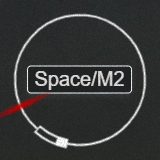
#> input picture assets/skillcheck3.png, 160 x 160 px, found by its file name
$ python _get_greatzone.py
#> lines starting #> are read from the running program, lines starting #| are printed output that depends on the picture; after the words box and inside, x2 and y2 are one past the last pixel; in counts of white or black regions, pixels touching at a corner belong together
#> further down, image is the input picture: shape (160, 160, 3); mean B, G, R 54.7, 55.2, 54.4
#> `image_hsv = cv2.cvtColor(image, cv2.COLOR_BGR2HSV)`: image_hsv: shape (160, 160, 3); mean H, S, V 77.8, 17.6, 56.8
### skillcheck/cvision/_get_angle.py
from math import sin, cos, radians, floor


def get_angle(img, min_radius=50, max_radius=80):
    """Get element position expressed as angular distance from the top of the skillcheck circle"""
    img_height, img_width = img.shape[:2]
    center_x = int(floor(img_width / 2))
    center_y = int(floor(img_height / 2))
    shortest = min([center_x, center_y]) - 1
    min_radius = min_radius if 1 < min_radius < shortest else 60
    max_radius = max_radius if 1 < max_radius < shortest else 65
    for angle in range(0, 360):
        for radius in range(min_radius, max_radius+1):
            x = int(radius * cos(radians(angle - 90)) + center_x)
            y = int(radius * sin(radians(angle - 90)) + center_y)
            (value) = img[y, x]
            if value > 0:
                return angle

### skillcheck/cvision/_get_greatzone.py
import logging as log

import cv2
import numpy as np

from cvision import get_angle


def get_greatzone_img(img):
    """Filter skillcheck success zone from skillcheck image"""
    new = img
    low_hsv = [0, 0, 255]
    high_hsv = [0, 0, 255]
    blur = 8
    thres = 10
    erode = 3

    new = cv2.inRange(new, np.array(low_hsv), np.array(high_hsv))
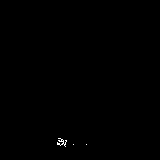
#> new: shape (160, 160); 0.15% white in thin lines or dots, all inside (x1, y1, x2, y2) = (57, 138, 87, 147)
    new = cv2.blur(new, (blur, blur))
    thresh, new = cv2.threshold(new, thres, 255, cv2.THRESH_BINARY)
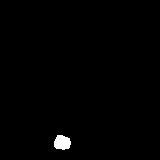
#> new: shape (160, 160); 0.79% white; 1 white region, box (x1, y1, x2, y2) and area: (54, 135, 71, 150) 201
#> thresh = 10
    kernel = np.ones((erode, erode), np.uint8)
    new = cv2.erode(new, kernel)
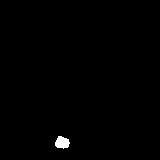
#> new: shape (160, 160); 0.55% white; 1 white region, box (x1, y1, x2, y2) and area: (55, 136, 70, 149) 141

    return new


def get_greatzone_pos(img):
    great = get_greatzone_img(img)
    pos = get_angle(great, min_radius=63, max_radius=67)
#> pos = 189
    return pos


if __name__ == '__main__':
    log.basicConfig(level=log.INFO, format='[%(asctime)s][%(levelname)s] %(funcName)s() %(message)s',
                    datefmt='%H:%M:%S')
    image = cv2.imread(r"..\..\assets\skillcheck3.png")
    image_hsv = cv2.cvtColor(image, cv2.COLOR_BGR2HSV)
    pos = get_greatzone_pos(image_hsv)
#> pos = 189
    filtered = get_greatzone_img(image_hsv)
    pos = get_greatzone_pos(image_hsv)
    log.info(f"Obtained position: {pos}")
    cv2.imshow("great zone", image)
    cv2.imshow("indicator filtered", filtered)
    cv2.waitKey(0)

$ run again, with assets/skillcheck2.png copied over assets/skillcheck3.png
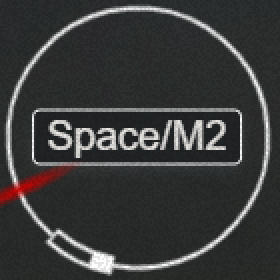
#> input picture assets/skillcheck2.png, 140 x 140 px, found by its file name (shown 2 times larger)
#> image is the input picture: shape (140, 140, 3); mean B, G, R 58.6, 59.1, 58.4
#> image_hsv: shape (140, 140, 3); mean H, S, V 77.6, 16.9, 60.7
#> in get_greatzone_img, `thresh, new = cv2.threshold(new, thres, 255, cv2.THRESH_BINARY)`:
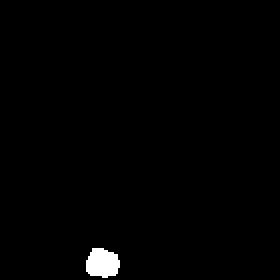
#> new: shape (140, 140) (shown 2 times larger); 1% white; 1 white region, box (x1, y1, x2, y2) and area: (43, 124, 60, 139) 201
#> thresh = 10
#> in get_greatzone_img, `new = cv2.erode(new, kernel)`:
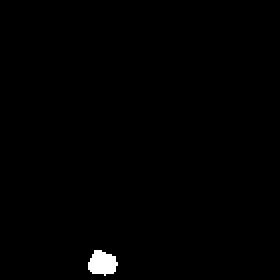
#> new: shape (140, 140) (shown 2 times larger); 0.72% white; 1 white region, box (x1, y1, x2, y2) and area: (44, 125, 59, 138) 141
#> in get_greatzone_pos, `pos = get_angle(great, min_radius=63, max_radius=67)`: pos = 191
